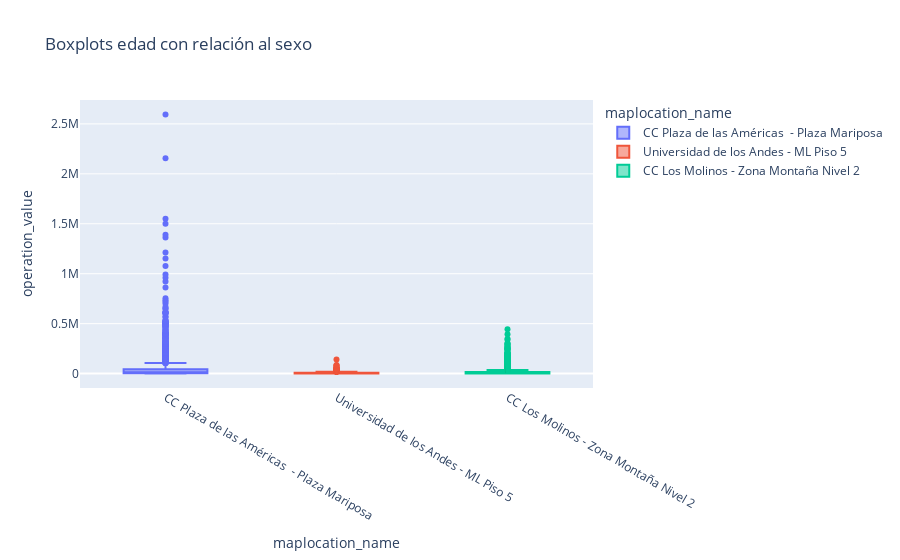

Here is the notebook cell this chart was saved with:
### Markdown cell above
**C. Deposit metric:**

The objective of having users deposit a high amount of money per deposit is achieved, where in the "CC Plaza de las Américas - Plaza Mariposa" 50% of the deposits made were for an amount of 10 000 COP or less.

The boxplot graph presented below, allows us to visualize anomalous values of deposit, where a deposit with a value of 2 595 000 COP is evidenced, this graph helps to identify users for surveillance for possible anomalous movements.

### Code cell
px.box(data_raw,x = 'maplocation_name', y='operation_value', color='maplocation_name',
       title='Boxplots edad con relación al sexo')

### Figure 1 — Plotly figure (JSON) as saved in the notebook; plotly's stock layout.template omitted (floating-point values rounded to 4 significant figures; data arrays with more than 128 entries replaced by an {"elided": "..."} marker saying what was removed)
{"data": [{"alignmentgroup": "True", "hovertemplate": "maplocation_name=%{x}<br>operation_value=%{y}<extra></extra>", "legendgroup": "CC Plaza de las Américas  - Plaza Mariposa", "marker": {"color": "#636efa"}, "name": "CC Plaza de las Américas  - Plaza Mariposa", "notched": false, "offsetgroup": "CC Plaza de las Américas  - Plaza Mariposa", "orientation": "v", "showlegend": true, "type": "box", "x": {"elided": "1976 str values"}, "x0": " ", "xaxis": "x", "y": {"elided": "1976 int values"}, "y0": " ", "yaxis": "y"}, {"alignmentgroup": "True", "hovertemplate": "maplocation_name=%{x}<br>operation_value=%{y}<extra></extra>", "legendgroup": "Universidad de los Andes - ML Piso 5", "marker": {"color": "#EF553B"}, "name": "Universidad de los Andes - ML Piso 5", "notched": false, "offsetgroup": "Universidad de los Andes - ML Piso 5", "orientation": "v", "showlegend": true, "type": "box", "x": {"elided": "475 str values"}, "x0": " ", "xaxis": "x", "y": {"elided": "475 int values"}, "y0": " ", "yaxis": "y"}, {"alignmentgroup": "True", "hovertemplate": "maplocation_name=%{x}<br>operation_value=%{y}<extra></extra>", "legendgroup": "CC Los Molinos - Zona Montaña Nivel 2", "marker": {"color": "#00cc96"}, "name": "CC Los Molinos - Zona Montaña Nivel 2", "notched": false, "offsetgroup": "CC Los Molinos - Zona Montaña Nivel 2", "orientation": "v", "showlegend": true, "type": "box", "x": {"elided": "1894 str values"}, "x0": " ", "xaxis": "x", "y": {"elided": "1894 int values"}, "y0": " ", "yaxis": "y"}], "layout": {"boxmode": "overlay", "legend": {"title": {"text": "maplocation_name"}, "tracegroupgap": 0}, "title": {"text": "Boxplots edad con relación al sexo"}, "xaxis": {"anchor": "y", "categoryarray": ["CC Plaza de las Américas  - Plaza Mariposa", "Universidad de los Andes - ML Piso 5", "CC Los Molinos - Zona Montaña Nivel 2"], "categoryorder": "array", "domain": [0, 1], "title": {"text": "maplocation_name"}}, "yaxis": {"anchor": "x", "domain": [0, 1], "title": {"text": "operation_value"}}}}
